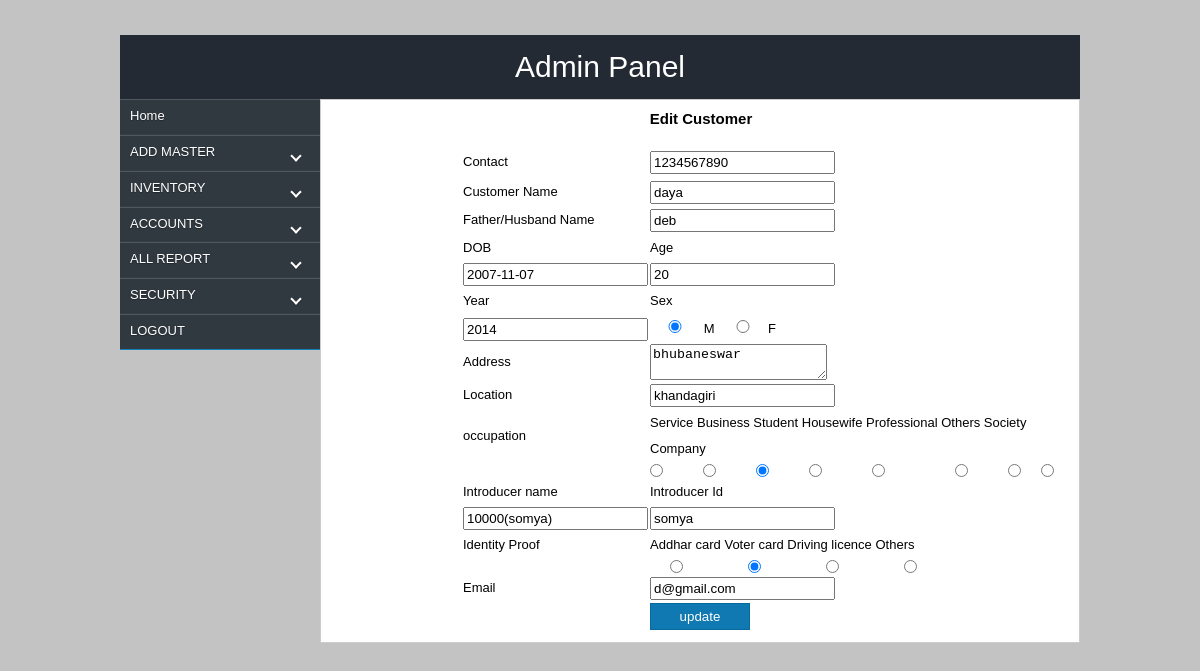
Page /admin/customeredit.php?id=2 on the committed database.
### tables this page shows
CREATE TABLE IF NOT EXISTS `vendor` (
  `slno` int(10) NOT NULL AUTO_INCREMENT,
  `name` varchar(200) NOT NULL,
  `phone` bigint(10) NOT NULL,
  `address` varchar(200) NOT NULL,
  `email` varchar(200) NOT NULL,
  `type` int(10) NOT NULL,
  `balance` float(10,2) NOT NULL,
  `location` varchar(200) NOT NULL,
  `date` date NOT NULL,
  `father` varchar(200) NOT NULL,
  `dob` date NOT NULL,
  `age` varchar(200) NOT NULL,
  `year` varchar(200) NOT NULL,
  `sex` varchar(200) NOT NULL,
  `occupation` varchar(200) NOT NULL,
  `introducer` varchar(200) NOT NULL,
  `introid` varchar(200) NOT NULL,
  `identity` varchar(200) NOT NULL,
  PRIMARY KEY (`slno`)
);

### admin/customeredit.php (the view, shortened to what this page needs)
<?php
$id=$_GET['id'];
 ?>
<html>
<head>
<link href="css/style.css" rel="stylesheet"  type="text/css"/>
<link rel="stylesheet" type="text/css" media="all" href="jsDatePick_ltr.min.css" />
<link rel="stylesheet" href="css/jquery-ui.css">
</head>
<body>
    <div id="wrapper">
       <div id="header">Admin Panel</div>
	   <div id="con">
         <div id="container" style="font-size: 10px;">
            <div id="lcontainer">
                <?php include_once('menu.php');?>
            </div>
            <div id="rcontainer" align="middle">
                <div style="width:760px; height:auto; float:left; font-family:arial; font-size:14px; margin-top:10px;">
				<h3>Edit Customer</h3>
				</div>
				<div style="width:auto; height:auto; float:left; margin-left:140px;">
				    <form name="" action="customeredit_action.php" method="post" enctype="multipart/form-data" onSubmit="return validate();">
				    <table class="table">
					<?php
					$fetch=mysql_query("select * from `vendor` where `slno`='$id'");
					$res=mysql_fetch_array($fetch);
					?>
							<tr>
							    <td>Contact</td>
							    <td><input type="text" name="phone" id="phone" value="<?php echo $res['phone'];?>" onKeyPress="return numbersonly(event)" class="text"/></td>
							</tr>
							<tr>
							<tr>
							    <td>Customer Name</td>
							    <td>
								<input type="text" name="name" id="name" value="<?php echo $res['name'];?>" class="text"/>
								</td>
							</tr>
							<tr>
							    <td>Father/Husband Name</td>
							    <td>
								<input type="text" name="fatname" id="fatname" value="<?php echo $res['father'];?>" class="text"/>
								</td>
							</tr>
							<tr>
							    <td>DOB</td>
							    <td>Age</td>
							</tr>
							<tr>
							    <td><input type="text" name="dob" id="inputField" class="text" value="<?php echo $res['dob'];?>"/></td>
							    <td><input type="text" name="age" id="age" class="text" value="<?php echo $res['age'];?>"/></td>
							</tr>
							<tr>
							    <td>Year</td>
							    <td>Sex</td>
							</tr>
							<tr>
							    <td><input type="text" name="year" id="year" class="text" value="<?php echo $res['year'];?>"/></td>
							    <td>
								<?php if($res['sex']=="m"){?><input type="radio" name="sex" id="sex" class="text" value="m" checked="checked" style="width: 50px;"/>
								<?php }else{?><input type="radio" name="sex" id="sex" class="text" value="m" style="width: 50px;"/><?php }?>M
								<?php if($res['sex']=="f"){?><input type="radio" name="sex" id="sex" value="f" checked="checked" class="text" style="width: 50px;"/>
								<?php }else{?><input type="radio" name="sex" id="sex" value="f" class="text" style="width: 50px;"/><?php }?>F
							    </td>
							</tr>
							<tr>
							    <td>Address</td>
							    <td>
								<textarea name="address" id="address" class="text" style="width:177px;"><?php echo $res['address'];?></textarea>
								</td>
							</tr>
							<tr>
							    <td>Location</td>
							    <td>
							     <input type="text" name="location" id="locatio" class="text" value="<?php echo $res['location'];?>"/>
								</td>
							</tr>
							<tr>
							    <td>occupation</td>
							    <td>
							      Service Business Student Housewife Professional Others Society Company
							    </td>
							</tr>
							<tr>
							    <td></td>
							    <td>
								<?php if($res['occupation']=="service"){?><input type="radio" name="occupation" id="occupation" value="service" checked="checked" style="float: left; margin-right: 40px;" class="text"/>
								<?php }else{?><input type="radio" name="occupation" id="occupation" value="service"  style="float: left; margin-right: 40px;" class="text"/><?php }?>
								<?php if($res['occupation']=="business"){?><input type="radio" name="occupation" id="occupation" value="business" checked="checked"  style="float: left; margin-right: 40px;" class="text"/>
								<?php }else{?><input type="radio" name="occupation" id="occupation" value="business"  style="float: left; margin-right: 40px;" class="text"/><?php }?>
								<?php if($res['occupation']=="student"){?><input type="radio" name="occupation" id="occupation" value="student" checked="checked" style="float: left; margin-right: 40px;" class="text"/>
								<?php }else{?><input type="radio" name="occupation" id="occupation" value="student" style="float: left; margin-right: 40px;" class="text"/><?php }?>
								<?php if($res['occupation']=="housewife"){?><input type="radio" name="occupation" id="occupation" value="housewife" checked="checked" style="float: left; margin-right: 50px;" class="text"/>
								<?php }else{?><input type="radio" name="occupation" id="occupation" value="housewife" style="float: left; margin-right: 50px;" class="text"/><?php }?>
								<?php if($res['occupation']=="professional"){?><input type="radio" name="occupation" id="occupation" value="professional" checked="checked" style="float: left; margin-right: 70px;" class="text"/>
								<?php }else{?><input type="radio" name="occupation" id="occupation" value="professional" style="float: left; margin-right: 70px;" class="text"/><?php }?>
								<?php if($res['occupation']=="others"){?><input type="radio" name="occupation" id="occupation" value="others" checked="checked"  style="float: left; margin-right: 40px;" class="text"/>
								<?php }else{?><input type="radio" name="occupation" id="occupation" value="others" style="float: left; margin-right: 40px;" class="text"/><?php }?>
								<?php if($res['occupation']=="society"){?><input type="radio" name="occupation" id="occupation" value="society" checked="checked"  style="float: left; margin-right: 20px;" class="text"/>
								<?php }else{?><input type="radio" name="occupation" id="occupation" value="society" style="float: left; margin-right: 20px;" class="text"/><?php }?>
								<?php if($res['occupation']=="company"){?><input type="radio" name="occupation" id="occupation" value="company" checked="checked"  style="float: left; margin-right: 20px;" class="text"/>
								<?php }else{?><input type="radio" name="occupation" id="occupation" value="company" style="float: left; margin-right: 20px;" class="text"/><?php }?>
							    </td>
							</tr>
							<tr>
							    <td>Introducer name</td>
							    <td>Introducer Id</td>
							</tr>
							<tr>
							    <td><input type="text" name="introducer" id="introducer" class="text" value="<?php echo $res['introducer'];?>" readonly/></td>
							    <td><input type="text" name="introid" id="introid" class="text" value="<?php echo $res['introid'];?>" readonly/></td>
							</tr>
							<tr>
							    <td>Identity Proof</td>
							    <td>Addhar card  Voter card  Driving licence  Others</td>
							</tr>
							<tr>
							 <td></td>
							    <td>
							     <?php if($res['identity']=="addharcard"){?><input type="radio" name="iproof" id="iproof" class="text" value="addharcard" checked="checked" style="margin-left: 20px; float: left;"/>
							     <?php }else{?><input type="radio" name="iproof" id="iproof" class="text" value="addharcard" style="margin-left: 20px; float: left;"/><?php }?>
							     <?php if($res['identity']=="votercard"){?><input type="radio" name="iproof" id="iproof" class="text" value="votercard" checked="checked" style="margin-left: 65px; float: left;"/>
							     <?php }else{?><input type="radio" name="iproof" id="iproof" class="text" value="votercard" style="margin-left: 65px; float: left;"/><?php }?>
							     <?php if($res['identity']=="dl"){?><input type="radio" name="iproof" id="iproof" checked="checked" class="text" value="dl" style="margin-left: 65px; float: left;"/>
							     <?php }else{?><input type="radio" name="iproof" id="iproof" class="text" value="dl" style="margin-left: 65px; float: left;"/><?php }?>
							     <?php if($res['identity']=="others"){?><input type="radio" name="iproof" id="iproof" checked="checked" class="text" value="others" style="margin-left: 65px; float: left;"/>
							     <?php }else{?><input type="radio" name="iproof" id="iproof" class="text" value="others" style="margin-left: 65px; float: left;"/><?php }?>
							    </td>
							</tr>
							<tr>
							    <td>Email</td>
							    <td><input type="email" name="email" id="email" value="<?php echo $res['email'];?>" class="text"/></td>
							</tr>
							<tr>
						<td>&nbsp;</td>
					    <td><input type="submit" name="submit" value="update" class="btn"></td>
					</tr>
				    </table>
				    </form>
				</div>
         </div>
        </div>
	</div>
    </div>
</body>
</html> <?php ?>

### admin/css/style.css (style rules this page uses)
* { margin:0px; padding:0px; }
body { background:url('../image/yllw.jpg') no-repeat; background-size:100% 100%; background:#c3c3c3; }
#wrapper { width:960px;margin:0 auto; margin-top:35px; }
#header { width:930px; height:auto; padding:15px; background:rgba(255,255,255,0.5); text-align: center; font-family: fantasy; font-family:arial;font-size:30px; background:#333; color:#fff; background:#242a34; }
#con { width:100%; height:auto; float:left; margin-bottom:20px; }
#container { width:960px; margin:auto; background:#fff; }
#lcontainer { width:200px; float: left; height:auto; background:rgba(255,255,225,0.5); }
#rcontainer { width:758px; float:left; min-height:500px;height:auto; background:#fff; border:1px solid #ccc; }
.table { font-family:arial; font-size:13px; width:400px; height:0px; margin-top:20px; margin-bottom:10px; line-height:2; width:100%; }
h3 { font-family:arial; font-size:15px; width:300px; }
.text { padding:2px; }
.btn { width:60px; padding:2px; }

### admin/styles.css (style rules this page uses)
.btn { width:100px; height:auto; float:left; padding:5px; background:#1079b1; border:none; color:#fff; text-align:center; font-family:Arial, Helvetica, sans-serif; border:1px solid #066a9f; }

### rows in the picture
vendor: phone "1234567890", name "daya", fatname "deb", dob "2007-11-07", age "20", year "2014", address "bhubaneswar", location "khandagiri", introducer "10000(somya)", introid "somya", email "d@gmail.com"
